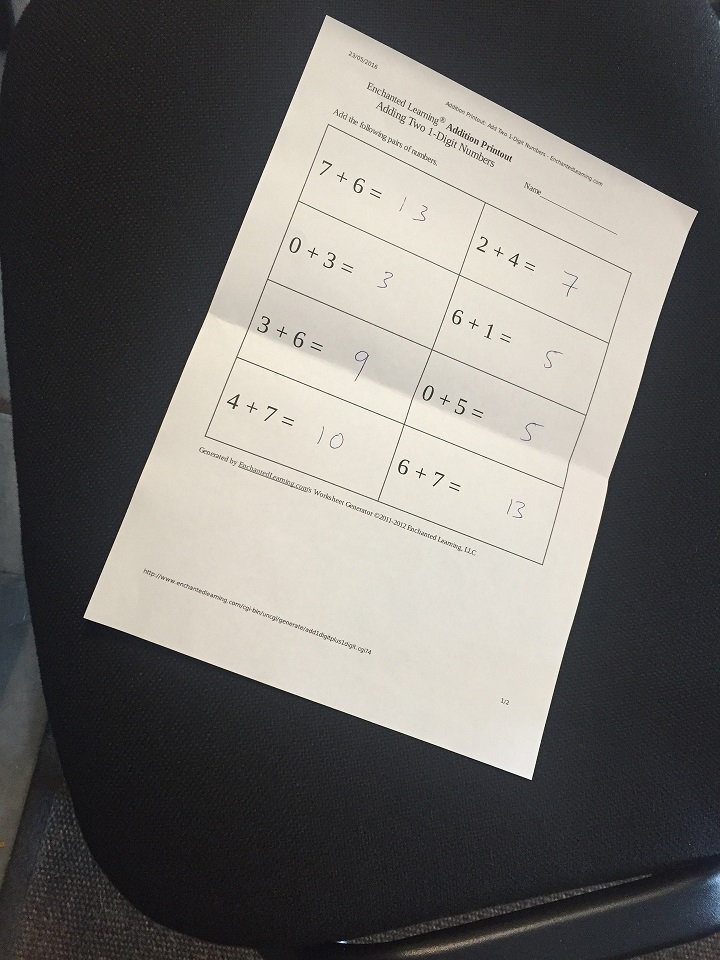
#> input picture notebooks/img/scan.jpg, 720 x 960 px
$ jupyter execute ComputacaoGrafica-BSI-Aula11-Perspectivas.ipynb
#> lines starting #> are read from the running program, lines starting #| are printed output that depends on the picture
[cell 1]
#Transformaçõs de perspectivas 1
import cv2
import numpy as np
image = cv2.imread('img/scan.jpg',0)
#> image: shape (960, 720); min 0, max 255, mean 109.7
cv2.imshow('Original', image)
cv2.waitKey(0)
# Cordinates of the 4 corners of the original image
points_A = np.float32([[320,15], [700,215], [85,610], [530,780]])
# Cordinates of the 4 corners of the desired output
points_B = np.float32([[0,0], [420,0], [0,594], [420,594]])
M = cv2.getPerspectiveTransform(points_A, points_B)
warped = cv2.warpPerspective(image, M, (420,594))
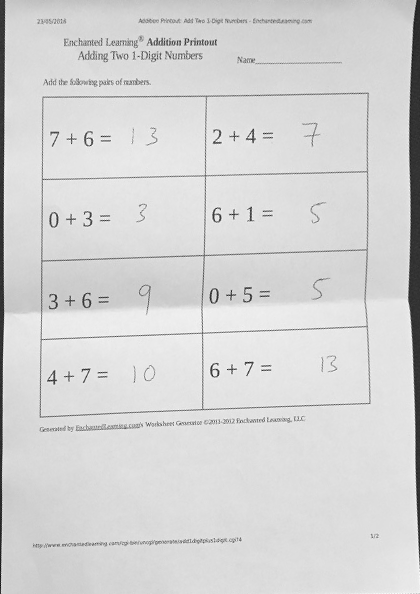
#> warped: shape (594, 420); min 9, max 254, mean 213
cv2.imshow('warpPerspective', warped)
cv2.imwrite('../img/imgwarped4.jpg', warped)
cv2.waitKey(0)
cv2.destroyAllWindows()

[cell 2]
#Transformaçõs de perspectivas 2
import cv2
import numpy as np
import matplotlib.pyplot as plt
image = cv2.imread('img/scan.jpg',0)
cv2.imshow('Original', image)
rols,cols = image.shape
#> rols = 960; cols = 720
cv2.waitKey(0)
# Cordinates of the 4 corners of the original image
points_A = np.float32([[320,15], [700,215], [85,610]])
# Cordinates of the 4 corners of the desired output
# We use a ratio of an A4 Paper 1 : 1.41
points_B = np.float32([[0,0], [420,0], [0,594]])
# Use the two sets of four points to compute
# the Perspective Transformation matrix, M
M = cv2.getAffineTransform(points_A, points_B)
warped = cv2.warpAffine(image, M, (rols, cols))
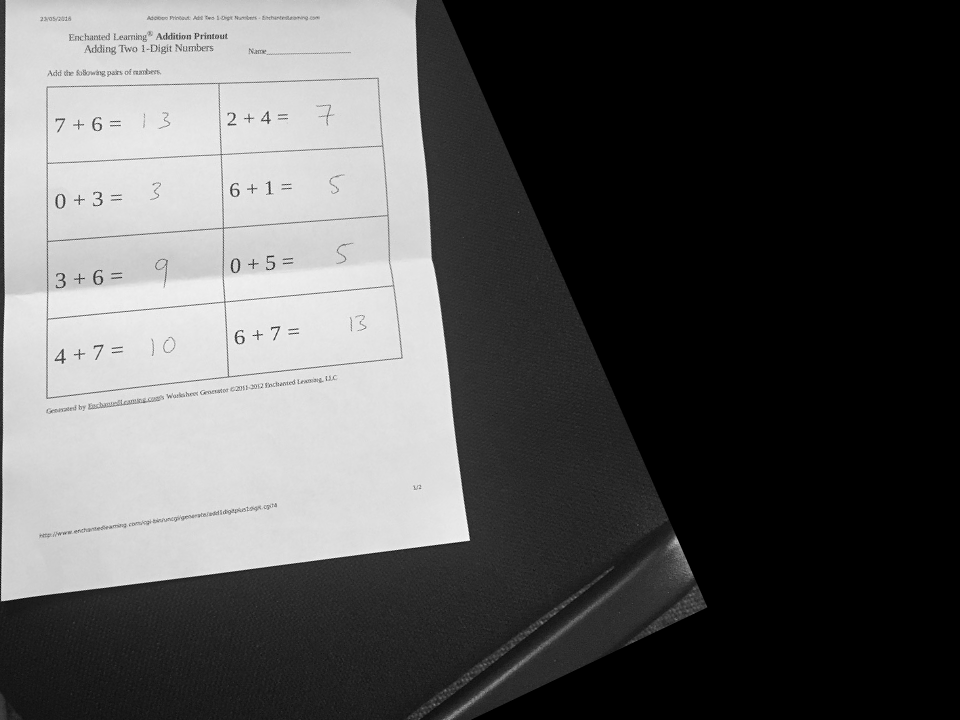
#> warped: shape (720, 960); min 0, max 254, mean 87.7
cv2.imshow('warpPerspective', warped)
cv2.imwrite('../img/imgwarped3.jpg', warped)
cv2.waitKey(0)
cv2.destroyAllWindows()
